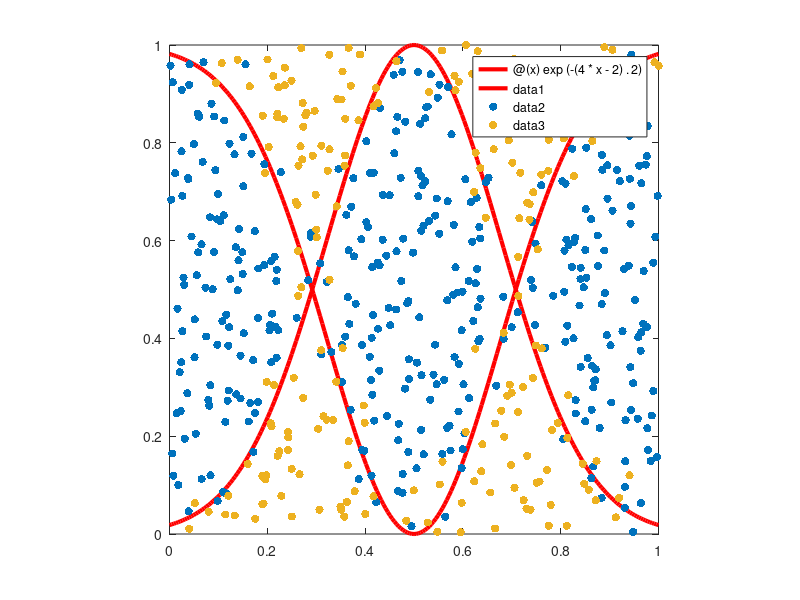

Source code (MATLAB):
%% This script will generate the data for a binary classification problem in 2 dimensions.
rng('default')
numberOfRows = 25;
numberOfColumns = 25;
numberOfPoints = numberOfRows * numberOfColumns;
sigma = 0.0625/2;

% The points we want to classify will be in the unit square [0;1]x[0;1] 
a = 0;
b = 1;
c = 0;
d = 1;

X = linspace(a, b, numberOfColumns);
Y = linspace(c, d, numberOfRows);

% The data will be stored in a numberOfPoints x 3 matrix: x, y,
% classification
data = zeros(numberOfPoints, 3);

% The functions that will be used for classification. We will label
% something as 1 if it falls between the functions and 0 if otherwise.
function1 = @(x) exp(-(4*x-2).^2);
function2 = @(x) 1 - function1(x) ;

for i=1:numberOfColumns
    for j=1:numberOfRows
        x = X(i);
        y = Y(j);

        if (function1(x) > y && y > function2(x)) || (function1(x) < y && y < function2(x))
            classification = 1;
        else
            classification = 0;
        end
        
        % We also add a bit of noise to the data points to simulate
        % measurement errors
        data((i-1)*numberOfRows+j, 1) = x+normrnd(0, sigma);
        data((i-1)*numberOfRows+j, 2) = y+normrnd(0, sigma);
        data((i-1)*numberOfRows+j, 3) = classification;
    end
end
%% Plot to see if the data got generated correctly
fplot(function1, [0 1], 'r', 'LineWidth', 3)
hold on
axis square
xlim([0 1])
ylim([0 1])
fplot(function2, [0, 1], 'r', 'LineWidth', 3)

positiveRows = data(:, 3) == 1;
negativeRows = data(:, 3) == 0;

scatter(data(positiveRows, 1), data(positiveRows, 2), 'blue', 'filled')
scatter(data(negativeRows, 1), data(negativeRows, 2), 'filled', 'MarkerFaceColor', "#EDB120")
hold off

%% Saving data to .mat file


% Permutate data
permutedIndices = randperm(numberOfPoints);
permutedData = data(permutedIndices, :);
%%
x = permutedData(:, 1);
y = permutedData(:, 2);
classification = permutedData(:, 3);

save('data.mat', 'x', 'y', 'classification')



